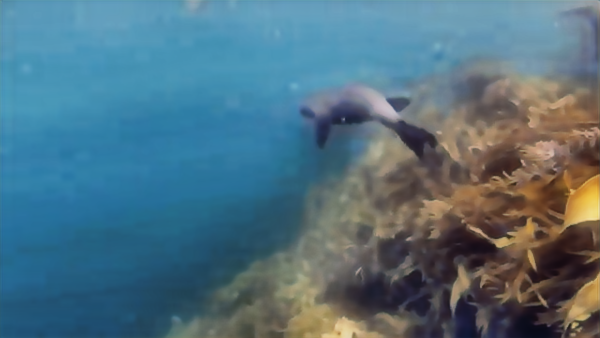
#> input picture UIE-fyp/dataset/enhanced-test/UIEB_11.png, 600 x 338 px; its folder holds only this picture in this run
$ python test_nr_metrics.py   (older library calls are emulated)
#> lines starting #> are read from the running program, lines starting #| are printed output that depends on the picture; after the words box and inside, x2 and y2 are one past the last pixel; in counts of white or black regions, pixels touching at a corner belong together
### UIE-fyp/src/nr_metrics.py
"""No-reference underwater image quality metrics: UIQM and UCIQE.

WHY THESE TWO
-------------
PSNR and SSIM need a reference image. UIQM and UCIQE do not: they score an
image on its own, which is exactly what the UIEB "challenging-60" set and real
deployments need. They are reported alongside PSNR/SSIM as COMPLEMENTARY
evidence (see `docs/metrics_explanation.md`), never as a replacement.

A WARNING THAT MUST BE REPEATED IN EVERY REPORT
-----------------------------------------------
Neither metric knows what the true scene looked like. An image with more
colour and contrast can score higher while being FURTHER from the ground
truth. Their absolute values also depend on implementation details (block
sizes, PLIP constant, colour-space conventions), so numbers must never be
compared against values printed in other papers -- only against other methods
evaluated with THIS file.

DEFINITIONS USED HERE (documented so they cannot drift)
-------------------------------------------------------
UIQM (Panetta, Gao & Agaian, 2016, "Human-Visual-System-Inspired Underwater
Image Quality Measures", IEEE J. Oceanic Eng.):
    UIQM = 0.0282 * UICM + 0.2953 * UISM + 3.5753 * UIConM
  * UICM (colourfulness), opponent channels RG = R - G and YB = (R+G)/2 - B,
    with ALPHA-TRIMMED statistics (10% cut from each tail, alpha_L = alpha_R =
    0.1):
        UICM = -0.0268 * sqrt(mu_RG^2 + mu_YB^2)
               + 0.1586 * sqrt(sig_RG^2 + sig_YB^2)
  * UISM (sharpness): Sobel edge magnitude per RGB channel, then the
    enhancement-measure EME over 8x8 blocks of each edge map:
        EME = (1/(k1*k2)) * sum 20*log10(block_max / block_min)
        UISM = 0.299*EME(R) + 0.587*EME(G) + 0.114*EME(B)
  * UIConM (contrast): logAMEE on the mean intensity image, using PLIP
    (parameterised logarithmic image processing) operators with the standard
    constant 1026 for 8-bit data:
        UIConM = (1/(k1*k2)) * sum_c [ c * ln(c) ],
        c = PLIP_sub(Imax, Imin) / PLIP_add(Imax, Imin)
        PLIP_add(a, b) = a + b - a*b/1026
        PLIP_sub(a, b) = (a - b) / (1 - b/1026)

UCIQE (Yang & Sowmya, 2015, "An Underwater Color Image Quality Evaluation
Metric", IEEE Trans. Image Processing):
    UCIQE = 0.4680 * sigma_c + 0.2745 * con_l + 0.2576 * mu_s
    in CIELAB: chroma = sqrt(a*^2 + b*^2);
      sigma_c = standard deviation of chroma over all pixels,
      con_l   = P99(L*) - P1(L*)   (difference of the top and bottom 1%
                 of luminance, i.e. its robust dynamic range),
      mu_s    = mean of per-pixel saturation chroma / L*.

All functions take an RGB uint8 image (H, W, 3) and return a float. The
sanity tests live in ``scripts/test_nr_metrics.py`` (flat images -> 0;
blurring lowers UISM; removing colour lowers UICM/UCIQE; the vectorised code
here is checked against the plain double loops written out above).

A PROPERTY OF THE PUBLISHED UIConM THAT MUST BE STATED, NOT HIDDEN
------------------------------------------------------------------
The published logAMEE term is ``c * ln(c)`` with ``c`` in (0, 1), which is
NON-MONOTONIC: it is ~0 for c -> 0, falls to -1/e at c = 1/e, and rises back
toward 0 as c -> 1. It is therefore NOT a monotone "more contrast is better"
score, and its absolute value is notoriously implementation-dependent. This
project therefore (a) computes it exactly as published and identically for
every method, (b) reports it only as a component of UIQM, and (c) never uses
UIQM/UCIQE as proof that one image is closer to the ground truth. PSNR/SSIM
(full reference) remain the primary evidence.
"""
from __future__ import annotations

import numpy as np
from skimage import color

# --- UIQM constants (Panetta et al. 2016) ---------------------------------
UIQM_C1, UIQM_C2, UIQM_C3 = 0.0282, 0.2953, 3.5753
UICM_LAMBDA1, UICM_LAMBDA2 = -0.0268, 0.1586
ALPHA_L = ALPHA_R = 0.1          # alpha-trimming fraction per tail
EME_BLOCK = 8                    # 8x8 blocks for EME and logAMEE
UISM_W = (0.299, 0.587, 0.114)   # R, G, B weights (human visual system)
PLIP_LAMBDA = 1026.0             # standard PLIP constant for 8-bit images

# --- UCIQE constants (Yang & Sowmya 2015) ---------------------------------
UCIQE_C1, UCIQE_C2, UCIQE_C3 = 0.4680, 0.2745, 0.2576


def _check(rgb: np.ndarray) -> np.ndarray:
    a = np.asarray(rgb)
    if a.ndim != 3 or a.shape[2] != 3:
        raise ValueError(f"expected an (H, W, 3) image, got {a.shape}")
    if a.dtype != np.uint8:
        raise ValueError(f"expected uint8, got {a.dtype}")
    return a.astype(np.float64)


def uicm(rgb: np.ndarray) -> float:
    """Underwater Image Colourfulness Measure (alpha-trimmed opponent stats)."""
    a = _check(rgb)
    r, g, b = a[..., 0], a[..., 1], a[..., 2]
    rg = (r - g).ravel()
    yb = ((r + g) / 2.0 - b).ravel()
    out = []
    for ch in (rg, yb):
        ch = np.sort(ch)
        k = ch.size
        lo = int(ALPHA_L * k + 1)
        hi = int(k * (1.0 - ALPHA_R))
        trimmed = ch[lo:hi]
        n = trimmed.size
        mu = float(trimmed.sum() / n)
        sigma = float(np.sqrt(np.sum((trimmed - mu) ** 2) / n))
        out.append((mu, sigma))
    (mu_rg, sig_rg), (mu_yb, sig_yb) = out
    return (UICM_LAMBDA1 * np.sqrt(mu_rg ** 2 + mu_yb ** 2)
            + UICM_LAMBDA2 * np.sqrt(sig_rg ** 2 + sig_yb ** 2))


# [12 lines left out: function _blocks, not called in this run]


def _eme(img2d: np.ndarray, block: int = EME_BLOCK) -> float:
    """Enhancement Measure Estimation: mean 20*log10(max/min) over blocks.

    Vectorised: the image is cropped to whole blocks and reshaped into a
    (k1, k2, block*block) array; the arithmetic is identical to the double
    loop over blocks in the published definition.
    """
    h, w = img2d.shape
    k1, k2 = h // block, w // block
    if k1 == 0 or k2 == 0:
        return 0.0
    b = (img2d[:k1 * block, :k2 * block]
         .reshape(k1, block, k2, block)
         .transpose(0, 2, 1, 3)
         .reshape(k1, k2, block * block))
    mx = b.max(axis=2)
    # Guard against log(0): lowest expressible level of the block statistic.
    mn = np.maximum(b.min(axis=2), 1.0)
    valid = mx > 0
    total = float(np.sum(20.0 * np.log10(mx[valid] / mn[valid]))) if valid.any() else 0.0
    # divide by the TOTAL number of blocks: an all-zero block contributes zero
    return total / (k1 * k2)


def uism(rgb: np.ndarray) -> float:
    """Underwater Image Sharpness Measure: EME of the Sobel edge maps."""
    import cv2

    a = _check(rgb)
    score = 0.0
    for c, weight in enumerate(UISM_W):
        ch = a[..., c]
        gx = cv2.Sobel(ch, cv2.CV_64F, 1, 0, ksize=3)
        gy = cv2.Sobel(ch, cv2.CV_64F, 0, 1, ksize=3)
        edge = np.abs(gx) + np.abs(gy)       # L1 gradient magnitude
        score += weight * _eme(edge)
    return float(score)


def _plip_add(a: float, b: float, lam: float = PLIP_LAMBDA) -> float:
    return a + b - (a * b) / lam


# [5 lines left out: function _plip_sub, not called in this run]


def uiconm(rgb: np.ndarray) -> float:
    """Underwater Image Contrast Measure: logAMEE with PLIP operators.

    Vectorised over blocks; identical arithmetic to the scalar form
    (``_plip_sub`` / ``_plip_add`` are applied elementwise with the same
    guards, and skipped blocks count as zero).
    """
    a = _check(rgb)
    gray = a.mean(axis=2)                    # (R+G+B)/3
    h, w = gray.shape
    k1, k2 = h // EME_BLOCK, w // EME_BLOCK
    if k1 == 0 or k2 == 0:
        return 0.0
    b = (gray[:k1 * EME_BLOCK, :k2 * EME_BLOCK]
         .reshape(k1, EME_BLOCK, k2, EME_BLOCK)
         .transpose(0, 2, 1, 3)
         .reshape(k1, k2, EME_BLOCK * EME_BLOCK))
    mx = b.max(axis=2)
    mn = b.min(axis=2)
    den_sub = 1.0 - mn / PLIP_LAMBDA
    num = np.where(den_sub > 1e-12,
                   (mx - mn) / np.where(den_sub > 1e-12, den_sub, 1.0), 0.0)
    den_add = mx + mn - (mx * mn) / PLIP_LAMBDA
    c = np.where(den_add > 1e-12,
                 num / np.where(den_add > 1e-12, den_add, 1.0), 0.0)
    vals = np.where(c > 0, c * np.log(np.where(c > 0, c, 1.0)), 0.0)
    return float(vals.sum() / (k1 * k2))


def uiqm(rgb: np.ndarray) -> float:
    """The combined UIQM score (higher = more colour/sharpness/contrast)."""
    return float(UIQM_C1 * uicm(rgb) + UIQM_C2 * uism(rgb) + UIQM_C3 * uiconm(rgb))


def uiqm_components(rgb: np.ndarray) -> tuple[float, float, float]:
    """(UICM, UISM, UIConM) — useful for understanding a surprising UIQM."""
    return uicm(rgb), uism(rgb), uiconm(rgb)


def uciqe(rgb: np.ndarray) -> float:
    """Underwater Colour Image Quality Evaluation (higher = more colour/contrast)."""
    a = _check(rgb)
    lab = color.rgb2lab(a / 255.0)           # D65; L in [0,100], a,b in [-128,127]
    L = lab[..., 0]
    chroma = np.sqrt(lab[..., 1] ** 2 + lab[..., 2] ** 2)
    sigma_c = float(chroma.std())            # population standard deviation
    con_l = float(np.percentile(L, 99) - np.percentile(L, 1))
    # Per-pixel saturation as chroma / luminance; L is clipped away from 0 to
    # keep the ratio finite (a documented convention, applied to every method
    # identically so comparisons stay valid).
    saturation = chroma / np.clip(L, 1e-6, None)
    mu_s = float(saturation.mean())
    return float(UCIQE_C1 * sigma_c + UCIQE_C2 * con_l + UCIQE_C3 * mu_s)


# [10 lines left out: function uciqe_components, not called in this run]

### UIE-fyp/scripts/test_nr_metrics.py
#!/usr/bin/env python3
"""Sanity tests for the no-reference metrics in ``src/nr_metrics.py``.

UIQM and UCIQE are the two metrics used in the final results table that do NOT
need a ground-truth reference image, so they must be trustworthy before they
are reported next to PSNR/SSIM. This script proves three things:

  1. the fast (vectorised) implementation is numerically identical to the
     plain double-loop definition written out in the module docstring;
  2. the scores behave as documented on controlled images (flat images score
     0, blurring lowers sharpness, removing colour lowers colourfulness);
  3. the module's own limitations are true, not assumed: the published
     logAMEE ("UIConM") term is NON-monotonic, and neither metric knows where
     the ground truth is -- so they stay a complementary signal only.

Run:  python scripts/test_nr_metrics.py      (exits 1 if a check fails)
"""
from __future__ import annotations

import sys
import time
from pathlib import Path

import cv2
import numpy as np

sys.path.insert(0, str(Path(__file__).resolve().parent.parent))
from src import nr_metrics as M  # noqa: E402

REPO = Path(__file__).resolve().parent.parent
failures: list[str] = []


def check(name: str, ok: bool, detail: str = "") -> None:
    print(f"  [{'PASS' if ok else 'FAIL'}] {name}{(' -- ' + detail) if detail else ''}")
    if not ok:
        failures.append(name)


def loop_eme(img2d: np.ndarray, block: int = 8) -> float:
    """Plain double loop, exactly the formula in the module docstring."""
    h, w = img2d.shape
    k1, k2 = h // block, w // block
    if k1 == 0 or k2 == 0:
        return 0.0
    total = 0.0
    for i in range(k1):
        for j in range(k2):
            blk = img2d[i * block:(i + 1) * block, j * block:(j + 1) * block]
            mx = float(blk.max())
            if mx <= 0:                     # all-zero block contributes zero
                continue
            mn = max(float(blk.min()), 1.0)  # documented guard against log(0)
            total += 20.0 * np.log10(mx / mn)
    return total / (k1 * k2)


def loop_uiconm(rgb: np.ndarray) -> float:
    """Plain double loop over the PLIP logAMEE term."""
    gray = rgb.astype(np.float64).mean(axis=2)
    h, w = gray.shape
    k1, k2 = h // 8, w // 8
    total = 0.0
    for i in range(k1):
        for j in range(k2):
            blk = gray[i * 8:(i + 1) * 8, j * 8:(j + 1) * 8]
            mx, mn = float(blk.max()), float(blk.min())
            den_sub = 1.0 - mn / M.PLIP_LAMBDA
            num = (mx - mn) / den_sub if den_sub > 1e-12 else 0.0
            den_add = mx + mn - (mx * mn) / M.PLIP_LAMBDA
            if den_add <= 1e-12:
                continue
            c = num / den_add
            if c > 0:
                total += c * np.log(c)
    return total / (k1 * k2)


def flat(v: int, shape=(64, 64)) -> np.ndarray:
    return np.full((*shape, 3), v, np.uint8)


def sample_images() -> list[tuple[str, np.ndarray]]:
    """Up to three real PNGs if they are on disk, else synthetic images."""
    out: list[tuple[str, np.ndarray]] = []
    folder = REPO / "dataset" / "enhanced-test"
    if folder.is_dir():
        for p in sorted(folder.glob("*.png"))[:3]:
            bgr = cv2.imread(str(p))
            if bgr is not None:
                out.append((p.name, cv2.cvtColor(bgr, cv2.COLOR_BGR2RGB)))
    if len(out) < 3:
        rng = np.random.default_rng(42)
        for k in range(3 - len(out)):
            base = rng.integers(0, 255, (96, 128, 3), dtype=np.uint8)
            out.append((f"synthetic_{k}", cv2.GaussianBlur(base, (5, 5), 0)))
    return out


def main() -> int:
    print("=" * 78)
    print("SANITY TESTS -- no-reference metrics (src/nr_metrics.py)")
    print("=" * 78)

    print("\n[1] flat images must score ~0 (no structure, no colour, no contrast)")
    # UCIQE tolerance: skimage's rgb2lab leaves ~1e-3 chroma residue on exactly
    # grey input, i.e. ~1e-5 in the final score -- six orders of magnitude below
    # a real image (~25). A genuine bug (e.g. unclipped saturation) is far
    # larger, so 1e-3 still detects one.
    for label, im in [("grey 128", flat(128)), ("white", flat(255)), ("black", flat(0))]:
        u, q = M.uiqm(im), M.uciqe(im)
        check(f"{label}: UIQM=0, UCIQE=0", abs(u) < 1e-9 and abs(q) < 1e-3,
              f"UIQM={u:.3e} UCIQE={q:.3e} (flat-image float residue)")

    print("\n[2] the module rejects silently-wrong input types")
    try:
        M.uiqm(flat(128).astype(np.float32))
        check("float input raises ValueError", False, "no exception")
    except ValueError:
        check("float input raises ValueError", True)

    print("\n[3] vectorised == plain double loop (exact arithmetic, same guards)")
    worst_e = worst_c = 0.0
    images = sample_images()
#> in sample_images, bgr is the input picture: shape (338, 600, 3); mean B, G, R 128.1, 113.2, 80.8
#> the loop in sample_images, `for k in range(3 - len(out)):` made 2 passes
#> after the loop in sample_images, `for k in range(3 - len(out)):`:
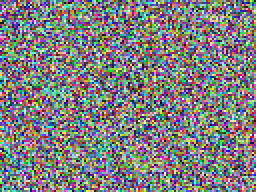
#> base: shape (96, 128, 3) (shown 2 times larger); mean of channels 0, 1, 2 127.3, 126.3, 127.2; drawn as B, G, R
#> after the loop in sample_images, `for k in range(3 - len(out)):`: out = 3 items
#> images = 3 items
    for name, rgb in images:
        for c in range(3):
            g = rgb[..., c].astype(np.float64)
            edge = (np.abs(cv2.Sobel(g, cv2.CV_64F, 1, 0, ksize=3))
                    + np.abs(cv2.Sobel(g, cv2.CV_64F, 0, 1, ksize=3)))
            worst_e = max(worst_e, abs(M._eme(edge) - loop_eme(edge)))
        worst_c = max(worst_c, abs(M.uiconm(rgb) - loop_uiconm(rgb)))
#> this loop made 3 passes
#> (name, worst_c) on passes 1 to 3: ('UIEB_11.png', 1.94e-16), ('synthetic_0', 2.22e-16), ('synthetic_1', 2.78e-16)
#> pass 1, in _eme (call 10), `valid = mx > 0`:
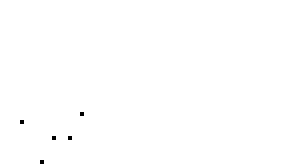
#> valid: shape (42, 75) bool (shown 4 times larger); 99.8% white; black in thin lines or dots, all inside (x1, y1, x2, y2) = (5, 28, 21, 41)
#> after the loop:
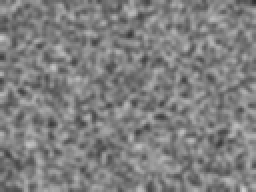
#> g: shape (96, 128) float64 (shown 2 times larger); min 44, max 207, mean 127.1
    check("EME matches (<=1e-9)", worst_e <= 1e-9, f"max |diff| = {worst_e:.2e}")
    check("UIConM matches (<=1e-9)", worst_c <= 1e-9, f"max |diff| = {worst_c:.2e}")
#|   [PASS] UIConM matches (<=1e-9) -- max |diff| = 2.78e-16

    print("\n[4] directional behaviour on a real image")
    name, img = images[0]
#> name = 'UIEB_11.png'
    blur = cv2.GaussianBlur(img, (15, 15), 4.0)
    grey = cv2.cvtColor(cv2.cvtColor(img, cv2.COLOR_RGB2GRAY), cv2.COLOR_GRAY2RGB)
    print(f"    {name}: UIQM={M.uiqm(img):.4f} UCIQE={M.uciqe(img):.4f}")
#> in uciqe (call 4), `chroma = np.sqrt(lab[..., 1] ** 2 + lab[..., 2] ** 2)`:
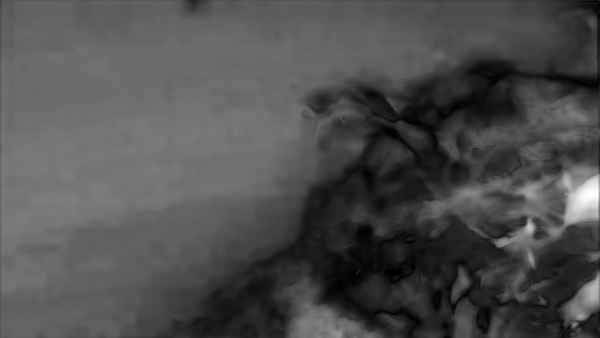
#> chroma: shape (338, 600) float64; min 0.00195, max 65.96, mean 20.4; drawn with min black and max white
#> in uciqe (call 4), `sigma_c = float(chroma.std())`: sigma_c = 9.05
#> in uciqe (call 4), `con_l = float(np.percentile(L, 99) - np.percentile(L, 1))`: con_l = 59.82
#> in uciqe (call 4), `saturation = chroma / np.clip(L, 1e-6, None)`:
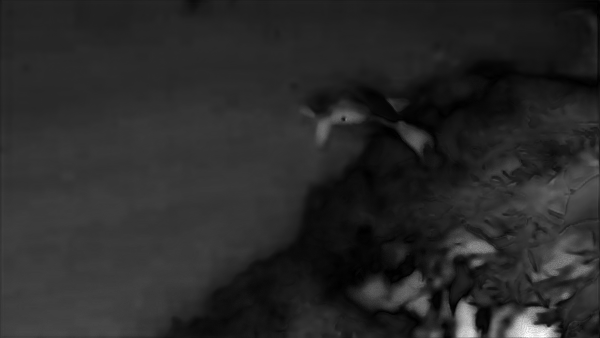
#> saturation: shape (338, 600) float64; min 5.78e-05, max 2.9, mean 0.475; drawn with min black and max white
#> in uciqe (call 4), `mu_s = float(saturation.mean())`: mu_s = 0.475
#|     UIEB_11.png: UIQM=6.4243 UCIQE=20.7808
    print(f"    blurred:  UIQM={M.uiqm(blur):.4f} UCIQE={M.uciqe(blur):.4f}")
#> in uicm (call 6), `r, g, b = a[..., 0], a[..., 1], a[..., 2]`:
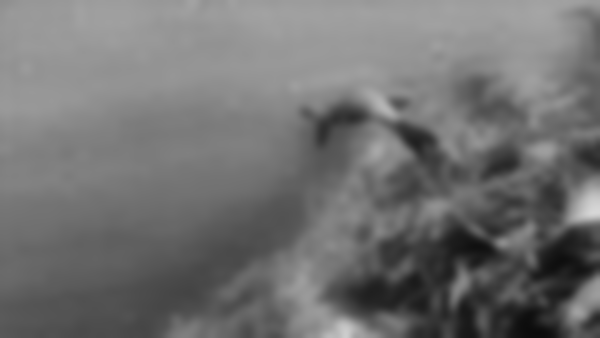
#> g: shape (338, 600) float64; min 11, max 215, mean 113.2
#> the loop in uicm (call 6), `for ch in (rg, yb):` made 2 passes
#> (k, lo, hi, n, mu, sigma) on passes 1 to 2: (202800, 20281, 182520, 162239, -34.75, 33.81), (202800, 20281, 182520, 162239, -35.05, 34.55)
#> after the loop in uicm (call 6), `for ch in (rg, yb):`: out = [(-34.75, 33.81), (-35.05, 34.55)]
#> in uicm (call 6), `(mu_rg, sig_rg), (mu_yb, sig_yb) = out`: mu_rg = -34.75; sig_rg = 33.81; mu_yb = -35.05; sig_yb = 34.55
#> in uiconm (call 8), `c = np.where(den_add > 1e-12, num / np.where(den_add > 1e-12, den_add,..`:
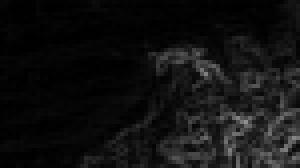
#> c: shape (42, 75) float64 (shown 4 times larger); min 0, max 0.561, mean 0.0689
#|     blurred:  UIQM=4.1920 UCIQE=19.3420
    print(f"    greyscale: UIQM={M.uiqm(grey):.4f} UCIQE={M.uciqe(grey):.4f}")
#|     greyscale: UIQM=6.3145 UCIQE=16.2586
    check("blurring lowers UISM (sharpness)", M.uism(blur) < M.uism(img),
          f"{M.uism(blur):.3f} < {M.uism(img):.3f}")
    check("removing colour lowers UICM (colourfulness)", M.uicm(grey) < M.uicm(img),
          f"{M.uicm(grey):.3f} < {M.uicm(img):.3f}")
#|   [PASS] removing colour lowers UICM (colourfulness) -- 0.000 < 6.315
    check("UCIQE uses colour (grey image scores lower)", M.uciqe(grey) < M.uciqe(img),
          f"{M.uciqe(grey):.3f} < {M.uciqe(img):.3f}")

    print("\n[5] UIQM = 0.0282*UICM + 0.2953*UISM + 3.5753*UIConM (components agree)")
    uicm, uism, uiconm = M.uiqm_components(img)
#> uicm = 6.32; uism = 23.29; uiconm = -0.177
    total = M.UIQM_C1 * uicm + M.UIQM_C2 * uism + M.UIQM_C3 * uiconm
#> total = 6.42
    check("component decomposition", abs(total - M.uiqm(img)) < 1e-9,
          f"|diff| = {abs(total - M.uiqm(img)):.2e}")
#|   [PASS] component decomposition -- |diff| = 0.00e+00

    print("\n[6] documented limitations are real (do not hide them)")
    low_contrast = np.clip(128 + (img.astype(np.float64) - 128) * 0.35, 0, 255).astype(np.uint8)
    c_orig, c_low = M.uiconm(img), M.uiconm(low_contrast)
#> c_orig = -0.177; c_low = -0.0935
    print(f"    UIConM: original {c_orig:.4f} | low-contrast {c_low:.4f} "
          f"({'higher' if c_low > c_orig else 'lower'} for less contrast)")
#|     UIConM: original -0.1768 | low-contrast -0.0935 (higher for less contrast)
    check("UIConM is not monotone, as documented", c_low > c_orig,
          "the published c*ln(c) term rises as c falls below 1/e; "
          "never read UIConM alone as 'more contrast is better'")
    check("deterministic on repeated calls",
          M.uiqm(img) == M.uiqm(img) and M.uciqe(img) == M.uciqe(img))

    print("\n[7] speed at full resolution (used inside the evaluation loop)")
    t0 = time.time()
    for _, im in images:
        M.uiqm(im)
        M.uciqe(im)
#> this loop made 3 passes
    per_image = (time.time() - t0) / len(images)
    check("faster than 1.5 s/image", per_image < 1.5, f"{per_image:.3f} s/image")

    print("\n" + "=" * 78)
    if failures:
        print(f"RESULT: {len(failures)} CHECK(S) FAILED -> {failures}")
        return 1
    print("RESULT: ALL NR-METRIC CHECKS PASSED")
    print("Reminder for the report: UIQM/UCIQE are implementation-dependent "
          "no-reference scores;\ncompare them only between methods measured by "
          "THIS file, never against other papers' tables.")
    return 0


if __name__ == "__main__":
    raise SystemExit(main())
#> (the program exits here)

$ run again, on UIE-fyp/dataset/enhanced-test/UIEB_110.png
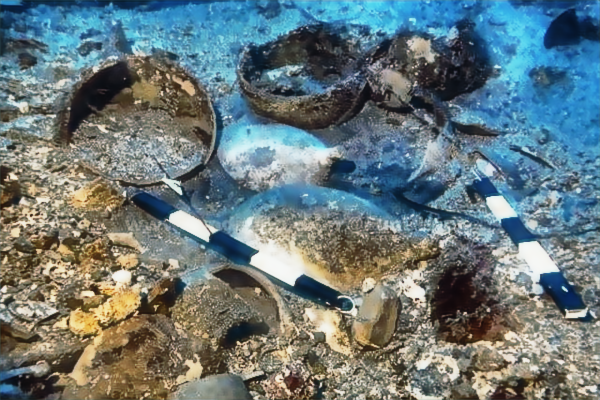
#> input picture UIE-fyp/dataset/enhanced-test/UIEB_110.png, 600 x 400 px
#> in sample_images, bgr is the input picture: shape (400, 600, 3); mean B, G, R 122.5, 120.1, 105
#> the loop in sample_images, `for k in range(3 - len(out)):` made 2 passes
#> after the loop in sample_images, `for k in range(3 - len(out)):`: out = 3 items
#> the loop in main, `for name, rgb in images:` made 3 passes
#> (name, worst_c) on passes 1 to 3: ('UIEB_110.png', 1.67e-16), ('synthetic_0', 2.22e-16), ('synthetic_1', 2.78e-16)
#|   [PASS] UIConM matches (<=1e-9) -- max |diff| = 2.78e-16
#> in main, `name, img = images[0]`: name = 'UIEB_110.png'
#> lab: shape (400, 600, 3) float64; mean of channels 0, 1, 2 49, -2.2, -2.4
#|     UIEB_110.png: UIQM=8.5801 UCIQE=29.5809
#> the loop in uism (call 5), `for c, weight in enumerate(UISM_W):` made 3 passes
#> (total in _eme, score) on passes 1 to 3: (70651.2, 5.63), (70245.7, 16.63), (69885.2, 18.75)
#> after the loop in uism (call 5), `for c, weight in enumerate(UISM_W):`:
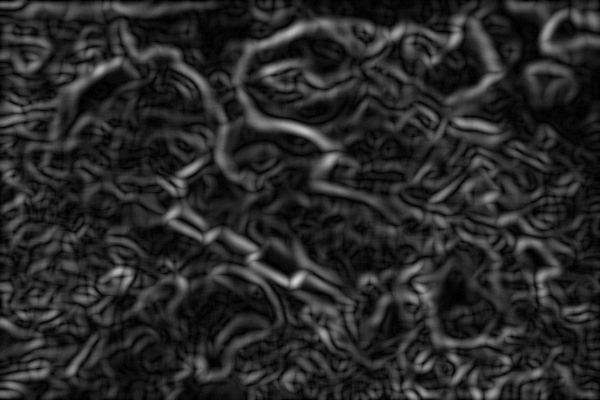
#> edge: shape (400, 600) float64; min 0, max 210, mean 40.5
#> after the loop in uism (call 5), `for c, weight in enumerate(UISM_W):`: score = 18.75
#> in uiconm (call 8), `c = np.where(den_add > 1e-12, num / np.where(den_add > 1e-12, den_add,..`:
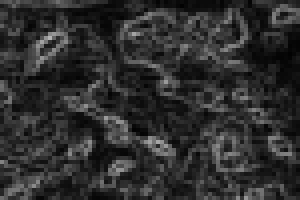
#> c: shape (50, 75) float64 (shown 4 times larger); min 0.0111, max 0.704, mean 0.183
#|     blurred:  UIQM=4.7026 UCIQE=26.6778
#|     greyscale: UIQM=8.4758 UCIQE=24.4264
#|   [PASS] removing colour lowers UICM (colourfulness) -- 0.000 < 5.725
#> uicm = 5.72; uism = 32.23; uiconm = -0.307
#> in main, `total = M.UIQM_C1 * uicm + M.UIQM_C2 * uism + M.UIQM_C3 * uiconm`: total = 8.58
#|   [PASS] component decomposition -- |diff| = 0.00e+00
#> c_orig = -0.307; c_low = -0.288
#|     UIConM: original -0.3070 | low-contrast -0.2882 (higher for less contrast)
#> the loop in main, `for _, im in images:` made 3 passes
